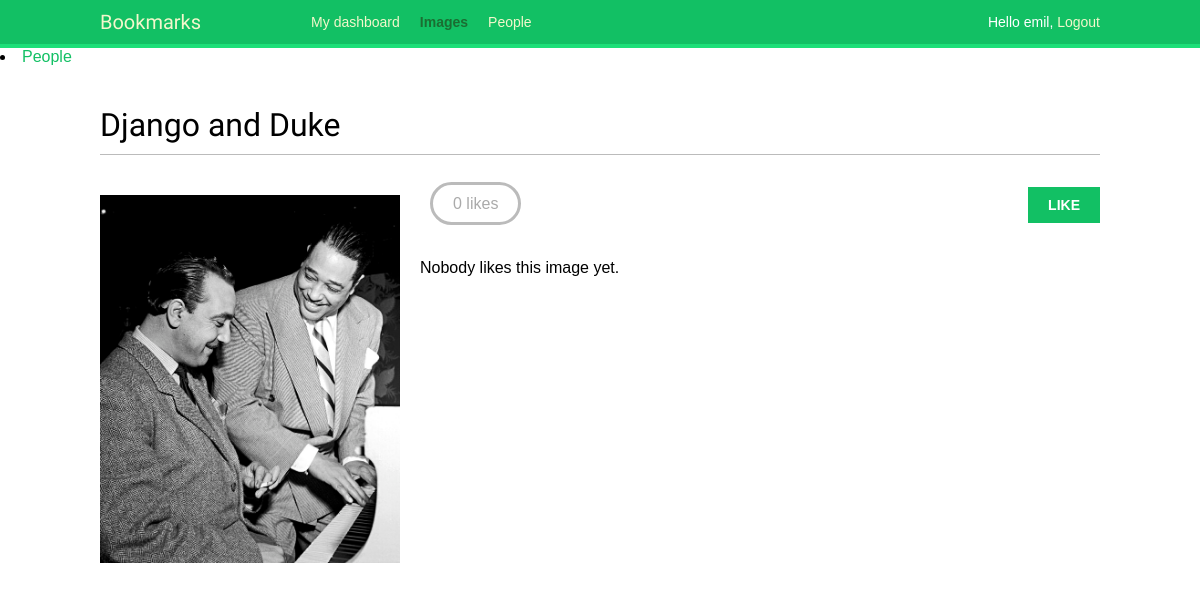
The app's page /images/detail/1/django-and-duke/ (signed in) with its own data.
### images/models.py (models this page shows, shortened)
class Image(models.Model):
    user = models.ForeignKey(settings.AUTH_USER_MODEL, related_name='images_created', on_delete=models.CASCADE)
    title = models.CharField(max_length=200)
    slug = models.SlugField(max_length=200, blank=True)
    url = models.URLField(max_length=2000)
    image = models.ImageField(upload_to='images/%Y/%m/%d/')
    total_likes = models.PositiveIntegerField(default=0)
    description = models.TextField(blank=True)
    created = models.DateField(auto_now_add=True)
    users_like = models.ManyToManyField(settings.AUTH_USER_MODEL,related_name='images_liked',blank=True)
    class Meta:
        indexes = [
            models.Index(fields=['-created']),
            models.Index(fields=['-total_likes']),
        ]
        ordering = ['-created']

### images/views.py (the view)
# urls.py: path('detail/<int:id>/<slug:slug>/',views.image_detail, name='detail'),
def image_detail(request, id, slug):
    image = get_object_or_404(Image, id=id, slug=slug)
    return render(request,'images/image/detail.html',{'section': 'images','image': image})

### images/templates/images/image/detail.html (shortened to what this page needs)
{% extends "base.html" %}
{% block content %}
  <h1>{{ image.title }}</h1>
  {% load thumbnail %}
  <a href="{{ image.image.url }}">
    <img src="{% thumbnail image.image 300x0 %}" class="image-detail">
  </a>
  {% with total_likes=image.users_like.count users_like=image.users_like.all %}
    <div class="image-info">
      <div>
        <span class="count">
          <span class="total">{{ total_likes }}</span>
          like{{ total_likes|pluralize }}
        </span>
        <a href="#" data-id="{{ image.id }}" data-action="{% if request.user in users_like %}un{% endif %}like"
    class="like button">
          {% if request.user not in users_like %}
            Like
          {% else %}
            Unlike
          {% endif %}
        </a>
      </div>
    </div>
    <div class="image-likes">
      {% for user in users_like %}
        <div>
          {% if user.profile.photo %}
            <img src="{{ user.profile.photo.url }}">
          {% endif %}
          <p>{{ user.first_name }}</p>
        </div>
      {% empty %}
        Nobody likes this image yet.
      {% endfor %}
    </div>
  {% endwith %}
{% endblock %}

### account/templates/base.html (shortened to what this page needs)
{% load static %}
<!DOCTYPE html>
<html>
    <head>
        <link href="{% static "css/base.css" %}" rel="stylesheet">
    </head>
    <body>
        <div id="header">
            <span class="logo">Bookmarks</span>
            {% if request.user.is_authenticated %}
                <ul class="menu">
                    <li {% if section == "dashboard" %}class="selected"{% endif %}>
                        <a href="{% url "dashboard" %}">My dashboard</a>
                    </li>
                    <li {% if section == "images" %}class="selected"{% endif %}>
                        <a href="#">Images</a>
                    </li>
                    <li {% if section == "people" %}class="selected"{% endif %}>
                        <a href="#">People</a>
                    </li>
                </ul>
            {% endif %}
            <span class="user">
            {% if request.user.is_authenticated %}
                Hello {{ request.user.first_name|default:request.user.username }},
                <a href="{% url "logout" %}">Logout</a>
            {% else %}
                <a href="{% url "login" %}">Log-in</a>
            {% endif %}
            </span>
        </div>
        <li {% if section == "people" %}class="selected"{% endif %}>
            <a href="{% url "user_list" %}">People</a>
        </li>
        <div id="content">
            {% block content %}
            {% endblock %}
        </div>
    </body>
</html>

### account/static/css/base.css (style rules this page uses)
body { margin: 0; padding: 0; font-family: helvetica, sans-serif; }
a { color: #12c064; text-decoration: none; }
h1, h2, h3, h4, h5, h6 { font-family: 'Muli', sans-serif; font-weight: normal; }
h1 { border-bottom: 1px solid #bbb; padding: 0 0 10px 0; margin: 10px 0 20px 0; }
#header { padding: 10px 100px; font-size: 14px; background: #12c064; color: #fff; border-bottom: 4px solid #1cdf78; overflow: auto; }
#header .logo { font-family: 'Muli', sans-serif; float: left; color: #f3f7cc; font-size: 20px; margin-right: 10%; }
#header ul.menu { list-style: none; float: left; margin: 0; padding: 0; }
#header ul.menu li { float: left; padding: 4px 10px; }
#header ul.menu li.selected a, #header ul.menu li.selected a:hover { color: #1b6d32; font-weight: bold; }
#header a { color: #f3f7cc; }
#header .user { float: right; padding-top: 4px; }
#content { padding: 30px 100px; }
input[type=submit], a.button { font-weight: bold; background: #12c064; color: #fff; padding: 10px 20px; font-size: 14px; text-transform: uppercase; }
.image-preview, .image-detail { max-width: 300px; float: left; margin: 0 20px 20px 0; }
.image-detail { margin-top: 20px; }
.image-info div { padding: 20px 0; overflow: auto; }
.count { color: #aaa; border: 3px solid #bbb; border-radius: 26px; padding: 10px 20px; margin: 20px 10px 0; }
a.like, a.follow { float: right; margin-top: -8px; }

### records on screen
Image: title "Django and Duke", image (picture)

### other values on screen
{{ request.user.first_name|default:request.user.username }} "emil"
{{ total_likes }} "0"
